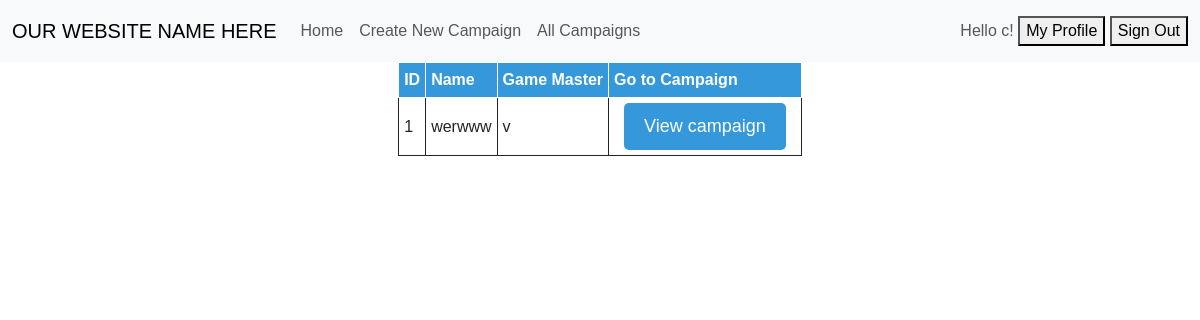
Before: /campaigns (signed in) with the older database file.
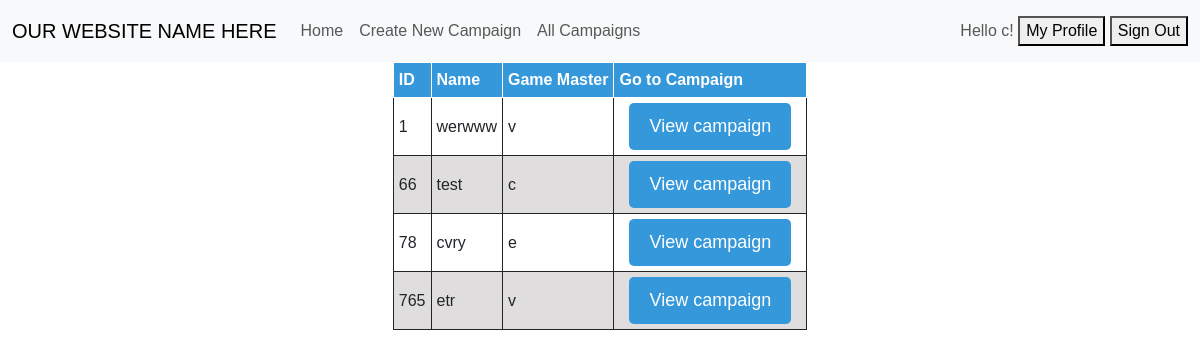
After: the same page with the newer database file.
### app/models.py (models this page shows)
class Users(db.Model, UserMixin):
    __tablename__ = 'user_table'
    id: Mapped[str] = mapped_column(String, primary_key=True)
    username: Mapped[str] = mapped_column(String, nullable=False)
    email: Mapped[str] = mapped_column(String, nullable=False)
    password: Mapped[bytes] = mapped_column(LargeBinary, nullable=False)
    creation_date: Mapped[str] = mapped_column(String)

class Campaigns(db.Model):
    __tablename__ = 'campaign_table'
    id: Mapped[int] = mapped_column(Integer, primary_key=True)
    name: Mapped[str] = mapped_column(String, nullable=False)
    general_story: Mapped[str] = mapped_column(String)
    game_master_id: Mapped[str] = mapped_column(ForeignKey("user_table.id"))
    game_master: Mapped["Users"] = relationship()
    players: Mapped[str] = mapped_column(String)

### app/routes.py (the view)
@app.route('/campaigns', methods=['GET','POST'])
def campaigns():
    if current_user.is_authenticated:
        username= current_user.id
        campaigns = Campaigns.query.filter(Campaigns.players.contains(username))
        return render_template('all_campaigns.html',user=current_user,campaigns=campaigns,id=id)
    else:
        return render_template('all_campaigns.html',user=current_user)

### app/__init__.py (called while the page is built)
@login_manager.user_loader
def load_user(id):
    try:
        return db.session.query(Users).filter(Users.id == id).one()
    except:
        return None

### templates/all_campaigns.html (shortened to what this page needs)
{% extends 'base.html' %}
{% block main %}
{% if user.is_authenticated %}
    <div class="d-flex justify-content-center">
        <div class="block">
            <table>
            <tr>
                <th>ID</th>
                <th>Name</th>
                <th>Game Master</th>
                <th>Go to Campaign</th>
            </tr>
            {% for campaign in campaigns %}
            {% if loop.index % 2 == 0 %}
            <tr class="even_row">
                {% else %}
            <tr class="odd_row">
                {% endif %}
                <td>{{ campaign.id }}</td>
                <td>{{ campaign.name }}</td>
                <td>{{ campaign.game_master_id }}</td>
                <td><button type="button" class="button" onclick=simple_action("{{ url_for('campaign', id=campaign.id) }}")>View campaign</button></td>
            </tr>
            {% endfor %}
            </table>
            <br/>
        </div>
{% else %}
<p>Please log in to see your campaigns.</p>
{% endif %}
{% endblock %}

### templates/base.html (shortened to what this page needs)
<!DOCTYPE html>
<html lang="en">
<head>
    <link href="https://cdn.jsdelivr.net/npm/bootstrap@5.3.2/dist/css/bootstrap.min.css" rel="stylesheet">
    <link rel="stylesheet"  type="text/css" href="{{ url_for('.static', filename='style.css')}} ">
</head>
<body>
    <nav class="navbar navbar-expand-lg bg-body-tertiary">
        <div class="container-fluid">
          <a class="navbar-brand" href="#">OUR WEBSITE NAME HERE</a>
          <div class="collapse navbar-collapse" id="navbarText">
            <ul class="navbar-nav me-auto mb-2 mb-lg-0">
                <li class="nav-item">
                    <a class="nav-link" href="#" onclick=simple_action("{{ url_for('index') }}")>Home</a>
                  </li>
              <li class="nav-item">
                <a class="nav-link" href="#" onclick=simple_action("{{ url_for('campaign_create') }}")>Create New Campaign</a>
              </li>
              <li class="nav-item">
                <a class="nav-link" href="#" onclick=simple_action("{{ url_for('campaigns') }}")>All Campaigns</a>
              </li>
            </ul>
            <span class="navbar-text">
                {% if user.username|length %}
                Hello {{user.username}}!
                    <button type="button" class="modern-button" onclick=simple_action("{{ url_for('my_profile') }}")>My Profile</button>
                    <button type="button" class="modern-button" onclick=simple_action("{{ url_for('users_sign_out') }}")>Sign Out</button>
                {% else %}
                    <button type="button" class="modern-button" onclick=simple_action("{{ url_for('users_sign_in') }}")>Sign
                        In</button>
                    <button type="button" class="modern-button" onclick=simple_action("{{ url_for('users_sign_up') }}")>Sign
                        Up</button>
                {% endif %}
            </span>
          </div>
        </div>
      </nav>
{% block main %}
{% endblock %}
</body>
</html>

### static/style.css (style rules this page uses)
body { font-family: Arial, Helvetica, sans-serif; font-size: medium; }
table, th, td { border: 1px solid; padding: 5px }
th { background-color: #3498db; color: white }
.odd_row { background-color: white; }
.even_row { background-color: rgb(223, 221, 221); }
.button { background-color: #3498db; color: #fff; padding: 10px 20px; font-size: 18px; border: none; cursor: pointer; margin: 0 10px; border-radius: 5px; }

Changed rows visible on the page:
added Campaigns: id "66", name "test", game_master_id "c"
added Campaigns: id "78", name "cvry", game_master_id "e"
added Campaigns: id "765", name "etr", game_master_id "v"
